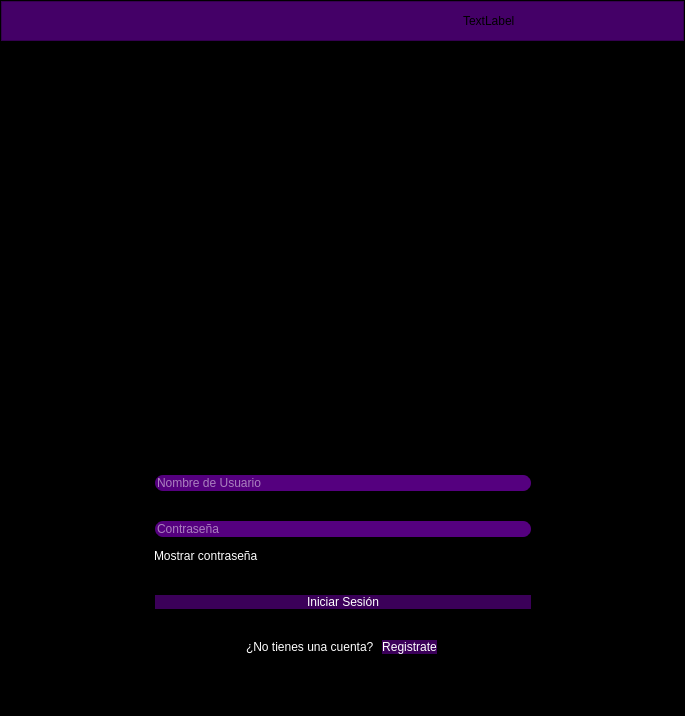
<?xml version="1.0" encoding="UTF-8"?>
<ui version="4.0">
 <class>MainWindow</class>
 <widget class="QMainWindow" name="MainWindow">
  <property name="geometry">
   <rect>
    <x>0</x>
    <y>0</y>
    <width>685</width>
    <height>716</height>
   </rect>
  </property>
  <property name="windowTitle">
   <string>Login</string>
  </property>
  <widget class="QWidget" name="centralwidget">
   <property name="styleSheet">
    <string notr="true">background-color: rgb(0, 0, 0);</string>
   </property>
   <layout class="QVBoxLayout" name="verticalLayout">
    <property name="leftMargin">
     <number>0</number>
    </property>
    <property name="topMargin">
     <number>0</number>
    </property>
    <property name="rightMargin">
     <number>0</number>
    </property>
    <item>
     <widget class="QFrame" name="frame">
      <property name="styleSheet">
       <string notr="true">background-color: rgb(0, 0, 0);</string>
      </property>
      <property name="frameShape">
       <enum>QFrame::StyledPanel</enum>
      </property>
      <property name="frameShadow">
       <enum>QFrame::Raised</enum>
      </property>
      <layout class="QVBoxLayout" name="verticalLayout_3">
       <property name="leftMargin">
        <number>0</number>
       </property>
       <property name="topMargin">
        <number>0</number>
       </property>
       <property name="rightMargin">
        <number>0</number>
       </property>
       <item>
        <widget class="QFrame" name="up_frame">
         <property name="minimumSize">
          <size>
           <width>0</width>
           <height>40</height>
          </size>
         </property>
         <property name="maximumSize">
          <size>
           <width>16777215</width>
           <height>40</height>
          </size>
         </property>
         <property name="styleSheet">
          <string notr="true">#up_frame{
	background-color: rgb(68, 0, 103)
}

QPushButton{
border-radius:18px;
background-color: rgba(43, 43, 43,0)
}
QPushButton:hover{
	background-color:rgb(101, 76, 122);
}
QPushButton:pressed{
background-color: rgb(170, 85, 255);
}
</string>
         </property>
         <property name="frameShape">
          <enum>QFrame::StyledPanel</enum>
         </property>
         <property name="frameShadow">
          <enum>QFrame::Raised</enum>
         </property>
         <layout class="QHBoxLayout" name="horizontalLayout_2">
          <property name="spacing">
           <number>4</number>
          </property>
          <property name="leftMargin">
           <number>0</number>
          </property>
          <property name="topMargin">
           <number>0</number>
          </property>
          <property name="rightMargin">
           <number>0</number>
          </property>
          <property name="bottomMargin">
           <number>0</number>
          </property>
          <item>
           <spacer name="horizontalSpacer_2">
            <property name="orientation">
             <enum>Qt::Horizontal</enum>
            </property>
            <property name="sizeHint" stdset="0">
             <size>
              <width>386</width>
              <height>20</height>
             </size>
            </property>
           </spacer>
          </item>
          <item>
           <widget class="QLabel" name="logo_vectra">
            <property name="styleSheet">
             <string notr="true">background-color: rgba(255, 255, 255, 0);</string>
            </property>
            <property name="text">
             <string>TextLabel</string>
            </property>
           </widget>
          </item>
          <item>
           <widget class="QPushButton" name="minimize_bt">
            <property name="minimumSize">
             <size>
              <width>38</width>
              <height>38</height>
             </size>
            </property>
            <property name="maximumSize">
             <size>
              <width>38</width>
              <height>38</height>
             </size>
            </property>
            <property name="styleSheet">
             <string notr="true"/>
            </property>
            <property name="text">
             <string/>
            </property>
            <property name="icon">
             <iconset resource="../images/resources.qrc">
              <normaloff>:/images/minimize.png</normaloff>:/images/minimize.png</iconset>
            </property>
            <property name="iconSize">
             <size>
              <width>38</width>
              <height>38</height>
             </size>
            </property>
           </widget>
          </item>
          <item>
           <widget class="QPushButton" name="minimize_bt_2">
            <property name="minimumSize">
             <size>
              <width>38</width>
              <height>38</height>
             </size>
            </property>
            <property name="maximumSize">
             <size>
              <width>38</width>
              <height>38</height>
             </size>
            </property>
            <property name="styleSheet">
             <string notr="true"/>
            </property>
            <property name="text">
             <string/>
            </property>
            <property name="icon">
             <iconset resource="../images/resources.qrc">
              <normaloff>:/images/minimize_2.png</normaloff>:/images/minimize_2.png</iconset>
            </property>
            <property name="iconSize">
             <size>
              <width>26</width>
              <height>26</height>
             </size>
            </property>
           </widget>
          </item>
          <item>
           <widget class="QPushButton" name="maximize_bt">
            <property name="minimumSize">
             <size>
              <width>38</width>
              <height>38</height>
             </size>
            </property>
            <property name="maximumSize">
             <size>
              <width>38</width>
              <height>38</height>
             </size>
            </property>
            <property name="styleSheet">
             <string notr="true"/>
            </property>
            <property name="text">
             <string/>
            </property>
            <property name="icon">
             <iconset resource="../images/resources.qrc">
              <normaloff>:/images/maximize.png</normaloff>:/images/maximize.png</iconset>
            </property>
            <property name="iconSize">
             <size>
              <width>38</width>
              <height>38</height>
             </size>
            </property>
           </widget>
          </item>
          <item>
           <widget class="QPushButton" name="close_bt">
            <property name="minimumSize">
             <size>
              <width>38</width>
              <height>38</height>
             </size>
            </property>
            <property name="maximumSize">
             <size>
              <width>38</width>
              <height>38</height>
             </size>
            </property>
            <property name="styleSheet">
             <string notr="true"/>
            </property>
            <property name="text">
             <string/>
            </property>
            <property name="icon">
             <iconset resource="../images/resources.qrc">
              <normaloff>:/images/exit.png</normaloff>:/images/exit.png</iconset>
            </property>
            <property name="iconSize">
             <size>
              <width>38</width>
              <height>38</height>
             </size>
            </property>
           </widget>
          </item>
         </layout>
        </widget>
       </item>
       <item>
        <spacer name="verticalSpacer">
         <property name="orientation">
          <enum>Qt::Vertical</enum>
         </property>
         <property name="sizeHint" stdset="0">
          <size>
           <width>20</width>
           <height>20</height>
          </size>
         </property>
        </spacer>
       </item>
       <item>
        <widget class="QFrame" name="body_frame">
         <property name="layoutDirection">
          <enum>Qt::LeftToRight</enum>
         </property>
         <property name="styleSheet">
          <string notr="true">background-color: rgb(0, 0, 0);</string>
         </property>
         <property name="frameShape">
          <enum>QFrame::StyledPanel</enum>
         </property>
         <property name="frameShadow">
          <enum>QFrame::Raised</enum>
         </property>
         <layout class="QHBoxLayout" name="horizontalLayout_3">
          <item>
           <spacer name="horizontalSpacer_3">
            <property name="orientation">
             <enum>Qt::Horizontal</enum>
            </property>
            <property name="sizeHint" stdset="0">
             <size>
              <width>60</width>
              <height>20</height>
             </size>
            </property>
           </spacer>
          </item>
          <item>
           <layout class="QVBoxLayout" name="verticalLayout_2">
            <item>
             <widget class="QFrame" name="form_frame">
              <property name="maximumSize">
               <size>
                <width>400</width>
                <height>600</height>
               </size>
              </property>
              <property name="styleSheet">
               <string notr="true">QLabel{
color: white;
font: 16pt &quot;Arial&quot;;
background-color: rgba(255, 255, 255, 0);
}
QLineEdit{
border-radius:10px;
font: 16pt &quot;Arial&quot;;
background-color:rgb(85, 0, 127);
color: white;
border: 2px solid black;
}
QLineEdit:hover{
background-color: rgb(16, 0, 50);
color: white;
}
QPushButton{
border-radius: 10px;
font: 16pt &quot;Arial&quot;;
color: white;
border: 2px solid black;
background-color: rgb(59, 0, 89);
}
QPushButton:hover{
background-color: rgb(119, 0, 179);
}
QPushButton:pressed{
background-color: rgb(170, 85, 255);
}
</string>
              </property>
              <property name="frameShape">
               <enum>QFrame::StyledPanel</enum>
              </property>
              <property name="frameShadow">
               <enum>QFrame::Raised</enum>
              </property>
              <layout class="QVBoxLayout" name="verticalLayout_4">
               <item>
                <spacer name="verticalSpacer_7">
                 <property name="orientation">
                  <enum>Qt::Vertical</enum>
                 </property>
                 <property name="sizeHint" stdset="0">
                  <size>
                   <width>20</width>
                   <height>40</height>
                  </size>
                 </property>
                </spacer>
               </item>
               <item>
                <widget class="QFrame" name="logo_frame">
                 <property name="minimumSize">
                  <size>
                   <width>0</width>
                   <height>200</height>
                  </size>
                 </property>
                 <property name="maximumSize">
                  <size>
                   <width>16777215</width>
                   <height>200</height>
                  </size>
                 </property>
                 <property name="styleSheet">
                  <string notr="true">background-color: rgba(255, 255, 255, 0);</string>
                 </property>
                 <property name="frameShape">
                  <enum>QFrame::StyledPanel</enum>
                 </property>
                 <property name="frameShadow">
                  <enum>QFrame::Raised</enum>
                 </property>
                 <widget class="QLabel" name="user_logo">
                  <property name="geometry">
                   <rect>
                    <x>-50</x>
                    <y>-58</y>
                    <width>491</width>
                    <height>351</height>
                   </rect>
                  </property>
                  <property name="text">
                   <string>&lt;html&gt;&lt;head/&gt;&lt;body&gt;&lt;p&gt;&lt;img src=&quot;:/images/user.png&quot;/&gt;&lt;/p&gt;&lt;/body&gt;&lt;/html&gt;</string>
                  </property>
                  <property name="alignment">
                   <set>Qt::AlignHCenter|Qt::AlignTop</set>
                  </property>
                 </widget>
                </widget>
               </item>
               <item>
                <spacer name="verticalSpacer_3">
                 <property name="orientation">
                  <enum>Qt::Vertical</enum>
                 </property>
                 <property name="sizeHint" stdset="0">
                  <size>
                   <width>20</width>
                   <height>20</height>
                  </size>
                 </property>
                </spacer>
               </item>
               <item>
                <widget class="QLineEdit" name="user_name">
                 <property name="toolTip">
                  <string/>
                 </property>
                 <property name="statusTip">
                  <string/>
                 </property>
                 <property name="whatsThis">
                  <string/>
                 </property>
                 <property name="accessibleName">
                  <string/>
                 </property>
                 <property name="accessibleDescription">
                  <string/>
                 </property>
                 <property name="autoFillBackground">
                  <bool>false</bool>
                 </property>
                 <property name="inputMethodHints">
                  <set>Qt::ImhNone</set>
                 </property>
                 <property name="maxLength">
                  <number>50</number>
                 </property>
                 <property name="placeholderText">
                  <string>Nombre de Usuario</string>
                 </property>
                 <property name="clearButtonEnabled">
                  <bool>true</bool>
                 </property>
                </widget>
               </item>
               <item>
                <spacer name="verticalSpacer_4">
                 <property name="orientation">
                  <enum>Qt::Vertical</enum>
                 </property>
                 <property name="sizeHint" stdset="0">
                  <size>
                   <width>20</width>
                   <height>20</height>
                  </size>
                 </property>
                </spacer>
               </item>
               <item>
                <widget class="QLineEdit" name="password">
                 <property name="text">
                  <string/>
                 </property>
                 <property name="maxLength">
                  <number>15</number>
                 </property>
                 <property name="echoMode">
                  <enum>QLineEdit::Password</enum>
                 </property>
                 <property name="placeholderText">
                  <string>Contraseña</string>
                 </property>
                 <property name="clearButtonEnabled">
                  <bool>true</bool>
                 </property>
                </widget>
               </item>
               <item>
                <widget class="QFrame" name="frame_2">
                 <property name="minimumSize">
                  <size>
                   <width>0</width>
                   <height>20</height>
                  </size>
                 </property>
                 <property name="frameShape">
                  <enum>QFrame::StyledPanel</enum>
                 </property>
                 <property name="frameShadow">
                  <enum>QFrame::Raised</enum>
                 </property>
                 <layout class="QHBoxLayout" name="horizontalLayout_4">
                  <property name="spacing">
                   <number>4</number>
                  </property>
                  <property name="leftMargin">
                   <number>0</number>
                  </property>
                  <property name="topMargin">
                   <number>0</number>
                  </property>
                  <property name="rightMargin">
                   <number>0</number>
                  </property>
                  <property name="bottomMargin">
                   <number>0</number>
                  </property>
                  <item>
                   <widget class="QLabel" name="view_pass">
                    <property name="minimumSize">
                     <size>
                      <width>120</width>
                      <height>0</height>
                     </size>
                    </property>
                    <property name="maximumSize">
                     <size>
                      <width>120</width>
                      <height>16777215</height>
                     </size>
                    </property>
                    <property name="styleSheet">
                     <string notr="true">font:12px &quot;Arial&quot;</string>
                    </property>
                    <property name="text">
                     <string>Mostrar contraseña</string>
                    </property>
                   </widget>
                  </item>
                  <item>
                   <widget class="QCheckBox" name="show_pass_cb">
                    <property name="text">
                     <string>CheckBox</string>
                    </property>
                   </widget>
                  </item>
                 </layout>
                </widget>
               </item>
               <item>
                <spacer name="verticalSpacer_5">
                 <property name="orientation">
                  <enum>Qt::Vertical</enum>
                 </property>
                 <property name="sizeHint" stdset="0">
                  <size>
                   <width>20</width>
                   <height>20</height>
                  </size>
                 </property>
                </spacer>
               </item>
               <item>
                <widget class="QPushButton" name="login_button">
                 <property name="text">
                  <string>Iniciar Sesión</string>
                 </property>
                </widget>
               </item>
               <item>
                <spacer name="verticalSpacer_6">
                 <property name="orientation">
                  <enum>Qt::Vertical</enum>
                 </property>
                 <property name="sizeHint" stdset="0">
                  <size>
                   <width>20</width>
                   <height>20</height>
                  </size>
                 </property>
                </spacer>
               </item>
               <item>
                <layout class="QHBoxLayout" name="horizontalLayout">
                 <item>
                  <spacer name="horizontalSpacer_5">
                   <property name="orientation">
                    <enum>Qt::Horizontal</enum>
                   </property>
                   <property name="sizeHint" stdset="0">
                    <size>
                     <width>120</width>
                     <height>20</height>
                    </size>
                   </property>
                  </spacer>
                 </item>
                 <item>
                  <widget class="QLabel" name="label_2">
                   <property name="text">
                    <string>¿No tienes una cuenta?</string>
                   </property>
                  </widget>
                 </item>
                 <item>
                  <widget class="QPushButton" name="register_button">
                   <property name="text">
                    <string>Registrate</string>
                   </property>
                   <property name="iconSize">
                    <size>
                     <width>16</width>
                     <height>16</height>
                    </size>
                   </property>
                  </widget>
                 </item>
                 <item>
                  <spacer name="horizontalSpacer">
                   <property name="orientation">
                    <enum>Qt::Horizontal</enum>
                   </property>
                   <property name="sizeHint" stdset="0">
                    <size>
                     <width>120</width>
                     <height>20</height>
                    </size>
                   </property>
                  </spacer>
                 </item>
                </layout>
               </item>
              </layout>
             </widget>
            </item>
            <item>
             <spacer name="verticalSpacer_2">
              <property name="orientation">
               <enum>Qt::Vertical</enum>
              </property>
              <property name="sizeHint" stdset="0">
               <size>
                <width>20</width>
                <height>20</height>
               </size>
              </property>
             </spacer>
            </item>
           </layout>
          </item>
          <item>
           <spacer name="horizontalSpacer_4">
            <property name="orientation">
             <enum>Qt::Horizontal</enum>
            </property>
            <property name="sizeHint" stdset="0">
             <size>
              <width>59</width>
              <height>20</height>
             </size>
            </property>
           </spacer>
          </item>
         </layout>
        </widget>
       </item>
      </layout>
     </widget>
    </item>
   </layout>
  </widget>
 </widget>
 <resources>
  <include location="../images/resources.qrc"/>
 </resources>
 <connections/>
</ui>
